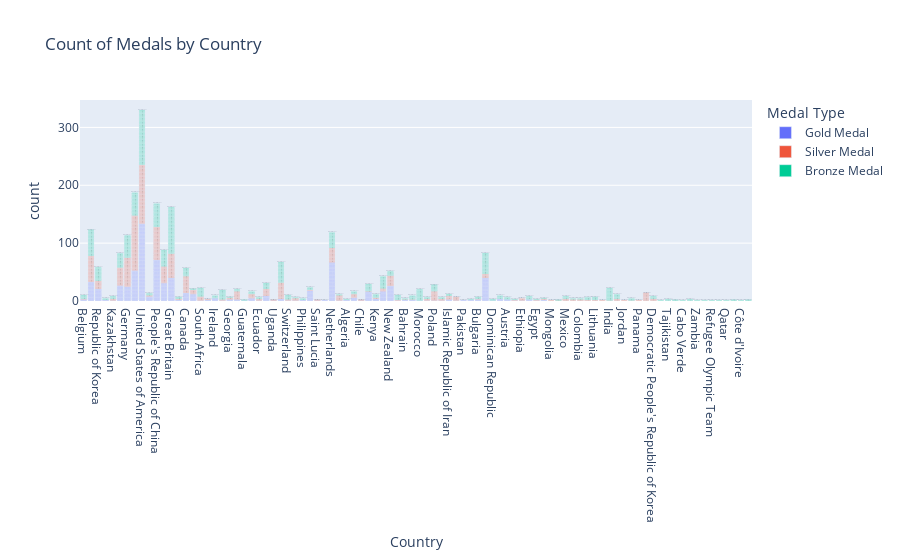

The code cell stored with this chart in its notebook:
### Code cell
# Bar Chart: Count of medals by country
bar_chart = px.bar(df, 
                   x='country_long', 
                   title='Count of Medals by Country', 
                   color='medal_type', 
                   labels={'country_long': 'Country', 'medal_type': 'Medal Type'},
                   text='medal_type')
bar_chart.show()

### Figure 1 — Plotly figure (JSON) as saved in the notebook; plotly's stock layout.template omitted (floating-point values rounded to 4 significant figures; data arrays with more than 128 entries replaced by an {"elided": "..."} marker saying what was removed)
{"data": [{"alignmentgroup": "True", "hovertemplate": "Medal Type=%{text}<br>Country=%{x}<br>count=%{y}<extra></extra>", "legendgroup": "Gold Medal", "marker": {"color": "#636efa", "pattern": {"shape": ""}}, "name": "Gold Medal", "offsetgroup": "Gold Medal", "orientation": "v", "showlegend": true, "text": {"elided": "752 str values"}, "textposition": "auto", "type": "bar", "x": {"elided": "752 str values"}, "xaxis": "x", "y": {"elided": "752 int values"}, "yaxis": "y"}, {"alignmentgroup": "True", "hovertemplate": "Medal Type=%{text}<br>Country=%{x}<br>count=%{y}<extra></extra>", "legendgroup": "Silver Medal", "marker": {"color": "#EF553B", "pattern": {"shape": ""}}, "name": "Silver Medal", "offsetgroup": "Silver Medal", "orientation": "v", "showlegend": true, "text": {"elided": "756 str values"}, "textposition": "auto", "type": "bar", "x": {"elided": "756 str values"}, "xaxis": "x", "y": {"elided": "756 int values"}, "yaxis": "y"}, {"alignmentgroup": "True", "hovertemplate": "Medal Type=%{text}<br>Country=%{x}<br>count=%{y}<extra></extra>", "legendgroup": "Bronze Medal", "marker": {"color": "#00cc96", "pattern": {"shape": ""}}, "name": "Bronze Medal", "offsetgroup": "Bronze Medal", "orientation": "v", "showlegend": true, "text": {"elided": "807 str values"}, "textposition": "auto", "type": "bar", "x": {"elided": "807 str values"}, "xaxis": "x", "y": {"elided": "807 int values"}, "yaxis": "y"}], "layout": {"autosize": true, "barmode": "relative", "legend": {"title": {"text": "Medal Type"}, "tracegroupgap": 0}, "title": {"text": "Count of Medals by Country"}, "xaxis": {"anchor": "y", "autorange": true, "domain": [0, 1], "range": [-0.5, 91.5], "title": {"text": "Country"}, "type": "category"}, "yaxis": {"anchor": "x", "autorange": true, "domain": [0, 1], "range": [0, 347.4], "title": {"text": "count"}, "type": "linear"}}}
